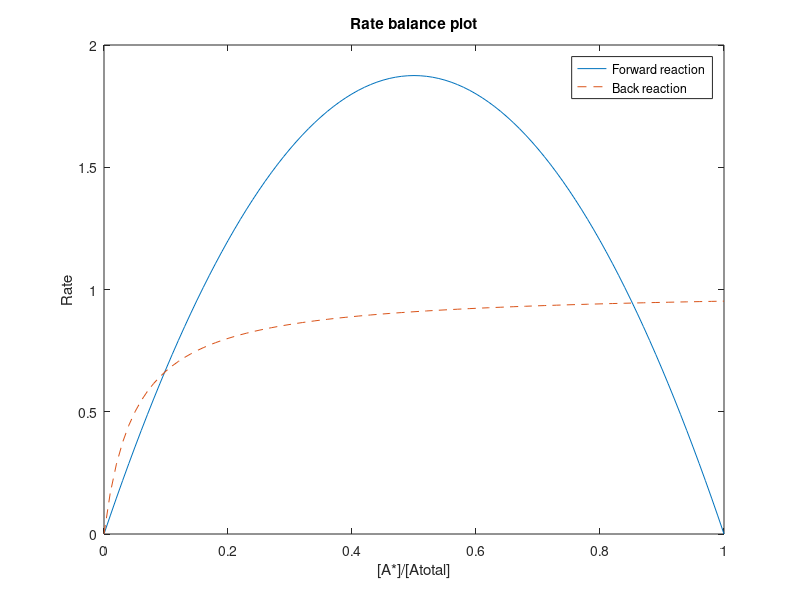

Recreate this plot in MATLAB.
Atotal = 15;
kf = 1;
kfb = 0.5;
kb = 1;
I = 1;
S = 0;

AstarbyAtotal = 0:0.01:1;
Astar = AstarbyAtotal*Atotal;

% Defining the basal reaction rate
basal_rxn_rate = kf*S-kf*S*AstarbyAtotal;
% Defining the feedback rate
feedback_rate = kfb*Astar - kfb*(Astar.^2)./Atotal;
% Defining the forward_rate
forward_rate = basal_rxn_rate + feedback_rate;
% Plotting the forward rate
plot(AstarbyAtotal,forward_rate)
hold on

% Defining the backward rate
backward_rate = (Astar./Atotal)./(0.05+Astar./Atotal);
% Plotting the backward rate
plot(AstarbyAtotal,backward_rate,'--')
xlabel('[A*]/[Atotal]')
ylabel('Rate')
legend('Forward reaction','Back reaction')
title('Rate balance plot')
